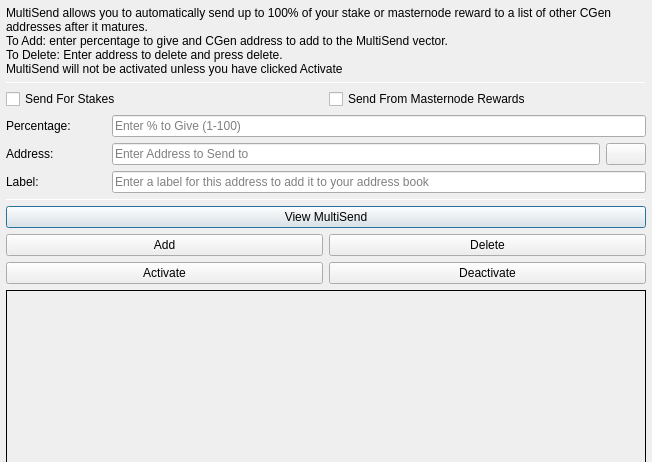
<?xml version="1.0" encoding="UTF-8"?>
<ui version="4.0">
 <class>MultiSendDialog</class>
 <widget class="QDialog" name="MultiSendDialog">
  <property name="windowModality">
   <enum>Qt::NonModal</enum>
  </property>
  <property name="geometry">
   <rect>
    <x>0</x>
    <y>0</y>
    <width>652</width>
    <height>300</height>
   </rect>
  </property>
  <property name="windowTitle">
   <string>MultiSend</string>
  </property>
  <layout class="QVBoxLayout" name="verticalLayout" stretch="0">
   <property name="leftMargin">
    <number>6</number>
   </property>
   <property name="topMargin">
    <number>6</number>
   </property>
   <property name="rightMargin">
    <number>6</number>
   </property>
   <property name="bottomMargin">
    <number>6</number>
   </property>
   <item>
    <layout class="QVBoxLayout" name="verticalLayout_Main" stretch="1,1,1,0,1,1,1">
     <item>
      <widget class="QLabel" name="label_2">
       <property name="lineWidth">
        <number>1</number>
       </property>
       <property name="text">
        <string>MultiSend allows you to automatically send up to 100% of your stake or masternode reward to a list of other CGen addresses after it matures.
To Add: enter percentage to give and CGen address to add to the MultiSend vector.
To Delete: Enter address to delete and press delete.
MultiSend will not be activated unless you have clicked Activate</string>
       </property>
       <property name="alignment">
        <set>Qt::AlignLeading|Qt::AlignLeft|Qt::AlignTop</set>
       </property>
       <property name="wordWrap">
        <bool>true</bool>
       </property>
      </widget>
     </item>
     <item>
      <widget class="Line" name="line">
       <property name="minimumSize">
        <size>
         <width>0</width>
         <height>1</height>
        </size>
       </property>
       <property name="maximumSize">
        <size>
         <width>16777215</width>
         <height>1</height>
        </size>
       </property>
       <property name="orientation">
        <enum>Qt::Horizontal</enum>
       </property>
      </widget>
     </item>
     <item>
      <layout class="QVBoxLayout" name="verticalLayout_Settings">
       <item>
        <layout class="QHBoxLayout" name="horizontalLayout">
         <item>
          <widget class="QCheckBox" name="multiSendStakeCheckBox">
           <property name="text">
            <string>Send For Stakes</string>
           </property>
          </widget>
         </item>
         <item>
          <widget class="QCheckBox" name="multiSendMasternodeCheckBox">
           <property name="text">
            <string>Send From Masternode Rewards</string>
           </property>
          </widget>
         </item>
        </layout>
       </item>
       <item>
        <layout class="QHBoxLayout" name="horizontalLayout_6">
         <item>
          <widget class="QLabel" name="label">
           <property name="minimumSize">
            <size>
             <width>100</width>
             <height>0</height>
            </size>
           </property>
           <property name="toolTip">
            <string>Percentage of stake to send</string>
           </property>
           <property name="text">
            <string>Percentage:</string>
           </property>
          </widget>
         </item>
         <item>
          <widget class="QLineEdit" name="multiSendPercentEdit">
           <property name="toolTip">
            <string>Enter whole numbers 1 - 100</string>
           </property>
           <property name="placeholderText">
            <string>Enter % to Give (1-100)</string>
           </property>
          </widget>
         </item>
        </layout>
       </item>
       <item>
        <layout class="QHBoxLayout" name="horizontalLayout_7">
         <item>
          <widget class="QLabel" name="label_5">
           <property name="minimumSize">
            <size>
             <width>100</width>
             <height>0</height>
            </size>
           </property>
           <property name="toolTip">
            <string>Address to send portion of stake to</string>
           </property>
           <property name="text">
            <string>Address:</string>
           </property>
          </widget>
         </item>
         <item>
          <widget class="QLineEdit" name="multiSendAddressEdit">
           <property name="toolTip">
            <string/>
           </property>
           <property name="placeholderText">
            <string>Enter Address to Send to</string>
           </property>
          </widget>
         </item>
         <item>
          <widget class="QPushButton" name="addressBookButton">
           <property name="maximumSize">
            <size>
             <width>16777215</width>
             <height>32</height>
            </size>
           </property>
           <property name="toolTip">
            <string>Choose an address from the address book</string>
           </property>
           <property name="text">
            <string/>
           </property>
           <property name="icon">
            <iconset resource="../cgen.qrc">
             <normaloff>:/icons/address-book</normaloff>:/icons/address-book</iconset>
           </property>
           <property name="shortcut">
            <string>Alt+A</string>
           </property>
           <property name="autoDefault">
            <bool>false</bool>
           </property>
          </widget>
         </item>
        </layout>
       </item>
      </layout>
     </item>
     <item>
      <layout class="QHBoxLayout" name="horizontalLayout_3">
       <item>
        <widget class="QLabel" name="label_3">
         <property name="minimumSize">
          <size>
           <width>100</width>
           <height>0</height>
          </size>
         </property>
         <property name="text">
          <string>Label:</string>
         </property>
        </widget>
       </item>
       <item>
        <widget class="QLineEdit" name="labelAddressLabelEdit">
         <property name="placeholderText">
          <string>Enter a label for this address to add it to your address book</string>
         </property>
        </widget>
       </item>
      </layout>
     </item>
     <item>
      <widget class="Line" name="line_2">
       <property name="minimumSize">
        <size>
         <width>0</width>
         <height>1</height>
        </size>
       </property>
       <property name="maximumSize">
        <size>
         <width>16777215</width>
         <height>1</height>
        </size>
       </property>
       <property name="orientation">
        <enum>Qt::Horizontal</enum>
       </property>
      </widget>
     </item>
     <item>
      <layout class="QVBoxLayout" name="verticalLayout_Buttons">
       <item>
        <layout class="QHBoxLayout" name="horizontalLayout_4">
         <item>
          <widget class="QPushButton" name="viewButton">
           <property name="toolTip">
            <string/>
           </property>
           <property name="statusTip">
            <string>View MultiSend Vector</string>
           </property>
           <property name="text">
            <string>View MultiSend</string>
           </property>
          </widget>
         </item>
        </layout>
       </item>
       <item>
        <layout class="QHBoxLayout" name="horizontalLayout_2">
         <item>
          <widget class="QPushButton" name="addButton">
           <property name="toolTip">
            <string/>
           </property>
           <property name="statusTip">
            <string>Add to MultiSend Vector</string>
           </property>
           <property name="text">
            <string>Add</string>
           </property>
          </widget>
         </item>
         <item>
          <widget class="QPushButton" name="deleteButton">
           <property name="toolTip">
            <string/>
           </property>
           <property name="statusTip">
            <string>Delete Address From MultiSend Vector</string>
           </property>
           <property name="text">
            <string>Delete</string>
           </property>
          </widget>
         </item>
        </layout>
       </item>
       <item>
        <layout class="QHBoxLayout" name="horizontalLayout_5">
         <item>
          <widget class="QPushButton" name="activateButton">
           <property name="statusTip">
            <string>Activate MultiSend</string>
           </property>
           <property name="text">
            <string>Activate</string>
           </property>
          </widget>
         </item>
         <item>
          <widget class="QPushButton" name="disableButton">
           <property name="statusTip">
            <string>Deactivate MultiSend</string>
           </property>
           <property name="text">
            <string>Deactivate</string>
           </property>
          </widget>
         </item>
        </layout>
       </item>
      </layout>
     </item>
     <item>
      <widget class="QLabel" name="message">
       <property name="minimumSize">
        <size>
         <width>0</width>
         <height>180</height>
        </size>
       </property>
       <property name="frameShape">
        <enum>QFrame::Panel</enum>
       </property>
       <property name="frameShadow">
        <enum>QFrame::Plain</enum>
       </property>
       <property name="lineWidth">
        <number>1</number>
       </property>
       <property name="midLineWidth">
        <number>1</number>
       </property>
       <property name="text">
        <string/>
       </property>
       <property name="alignment">
        <set>Qt::AlignLeading|Qt::AlignLeft|Qt::AlignTop</set>
       </property>
       <property name="wordWrap">
        <bool>true</bool>
       </property>
      </widget>
     </item>
    </layout>
   </item>
  </layout>
 </widget>
 <resources>
  <include location="../cgen.qrc"/>
 </resources>
 <connections/>
</ui>
